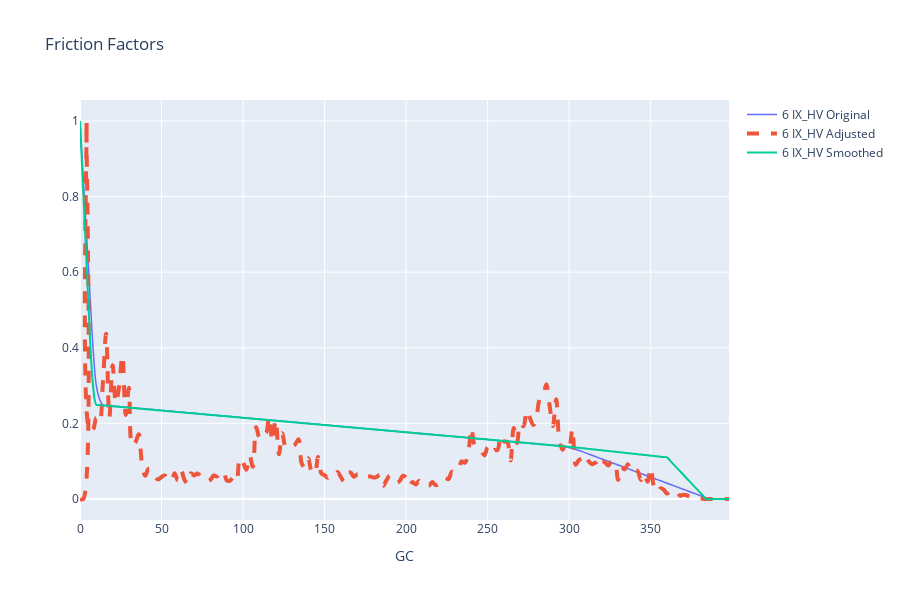

The code cell stored with this chart in its notebook:
### Code cell
# SMOOTHING

# backup will output a new CSV each time function is run... just to be safe
backup = False

dfSmoothedSetHolder = pd.DataFrame()
dfFFsForCharts = pd.DataFrame() # master dataframe

# loop through input dataframe
for index, row in dfCalibrationRounds.iterrows():
    
    rndindex = index

    # get trip purposes and tlf types for looping
    tps  = dfsFF[rndindex]['TRIPPURP'].unique().tolist()

    dfSmoothParams = pd.DataFrame()

    # r=root, d=directories, f = files
    for r, d, f in os.walk(os.path.join(os.path.join(os.path.join(dirIntermediate,str(index)),'manual_smoothing'))):
        for file in f:
            if file.endswith('.csv'):
                dfSmoothParams = pd.concat([dfSmoothParams,pd.read_csv(os.path.join(r, file))])
    if debug: display(dfSmoothParams)

    # create sets for give index
    dfOriginalSet = dfsFF[rndindex].copy()
    dfAdjustedSet = dfsFFAdj[rndindex][['TRIPPURP','TLFTYPE','BIN','FF_ADJ']].copy()
    dfAdjustedSet.columns = (['TRIPPURP','TLFTYPE','BIN','FF'])
    dfSmoothedSet = dfAdjustedSet.copy() # copy of adjusted since this is where it starts
    
    # add column for round values
    dfOriginalSet['FF_CALIB_ROUND'] = rndindex
    dfAdjustedSet['FF_CALIB_ROUND'] = rndindex
    dfSmoothedSet['FF_CALIB_ROUND'] = rndindex

    dfOriginalSet['OAS'] = 'Original'
    dfAdjustedSet['OAS'] = 'Adjusted'
    dfSmoothedSet['OAS'] = 'Smoothed'

    if debug: display(dfAdjustedSet)

    # go through all trip purposes
    for tp in tps:
        if debug: print (tp)

        # make copy of filtered dataframe for working
        dfSmthSetTP = dfSmoothedSet[(dfSmoothedSet['TRIPPURP']==tp)].copy()

        # make copy of filtered manual adjustments for working
        dfSmthPrmForTP = dfSmoothParams[(dfSmoothParams['TRIPPURP']==tp)].copy()

        # smoothing is done row-by-row from the parameters file
        for index, row in dfSmthPrmForTP.iterrows():

            paramindex = index
            _binfrom = row['BIN_FROM']
            _binto   = row['BIN_TO']

            # show before if debug set to 1
            if(row['DEBUG_TOGGLE']==1):
                pd.set_option('display.max_rows', None)
                display(dfSmthSetTP[(dfSmthSetTP['BIN'].between(_binfrom,_binto))])
                pd.set_option('display.max_rows', 10)

            # linear adjustment
            if row['LINEAR_TOGGLE']:
                #print('linear')

                numPNTS = len(dfSmthSetTP[(dfSmthSetTP['BIN'].between(_binfrom,_binto))].index)
                bgnFFAdj = dfSmthSetTP[(dfSmthSetTP['BIN']==_binfrom)]['FF'].values[0]
                endFFAdj = dfSmthSetTP[(dfSmthSetTP['BIN']==_binto  )]['FF'].values[0]

                # interpolate with np
                interpolates = np.linspace(bgnFFAdj, endFFAdj, numPNTS)

                # display for debugging
                if(row['DEBUG_TOGGLE']==1):
                    display('Bgn Freq ' + str(bgnFFAdj))
                    display('End Freq ' + str(endFFAdj))
                    display('Size ' + str(numPNTS))
                    display('Interpolates ' + str(interpolates))

                dfSmthSetTP.loc[(dfSmthSetTP['BIN'].between(_binfrom,_binto)), 'FF'] = interpolates

            # moving average adjustment
            if row['MOVAVG_REACH']>0:
                
                maxbin = dfSmthSetTP.loc[dfSmthSetTP['BIN'].idxmax()]['BIN']
                
                # add zeros to keep moving average
                dfZeros = dfSmthSetTP.copy()
                dfZeros['BIN'] += maxbin + binsize
                dfZeros['FF'] = 0
                dfSmthSetTP = pd.concat([dfSmthSetTP, dfZeros], ignore_index=True)
                
                # reach is on either side, so average extents is reach 2 + 1 with min periods for the shoulders, shift moves the avergage to center on bin
                # moving average is calculated for entire dataset and then only applied to BIN_FROM-BIN_TO range
                dfRolling = dfSmthSetTP['FF'].rolling(row['MOVAVG_REACH']*2+1, min_periods=1).mean().shift(-1 * row['MOVAVG_REACH'])

                # debug
                if(row['DEBUG_TOGGLE']==1): display(dfRolling)
                    
                dfSmthSetTP.loc[dfSmthSetTP['BIN'].between(_binfrom,_binto),'FF'] = dfRolling                
                
                # trim back to maxbin
                dfSmthSetTP = dfSmthSetTP[dfSmthSetTP['BIN']<=maxbin]
            
            # adjust frequency by override
            if row['FF_OVERRIDE']>0:
                dfSmthSetTP.loc[(dfSmthSetTP['BIN'].between(_binfrom,_binto)),'FF'] = row['FF_OVERRIDE']

            # adjust frequency by relative amount
            dfSmthSetTP.loc[(dfSmthSetTP['BIN'].between(_binfrom,_binto)),'FF'] += row['FFADJ_REL']

            # set frequency to zero
            if row['FF_ZERO_TOGGLE']==1:
                dfSmthSetTP.loc[(dfSmthSetTP['BIN'].between(_binfrom,_binto)),'FF'] = 0

            # copy from previous round
            if row['NOADJ_TOGGLE']==1:
                dfNoAdj = dfOriginalSet[(dfOriginalSet['TRIPPURP']==tp)].copy()
                dfSmthSetTP.loc[(dfSmthSetTP['BIN'].between(_binfrom,_binto)),'FF'] = dfNoAdj[(dfNoAdj['BIN'].between(_binfrom,_binto))]['FF'].tolist()

            # show after if debug set to 1
            if(row['DEBUG_TOGGLE']==1):
                pd.set_option('display.max_rows', None)
                display(dfSmthSetTP[(dfSmthSetTP['BIN'].between(_binfrom,_binto))])
                pd.set_option('display.max_rows', 10)

            if debug: display(dfSmthSetTP)

        dfSmoothedSetHolder = pd.concat([dfSmoothedSetHolder, dfSmthSetTP], ignore_index=True)

    if debug: display(dfSmoothedSetHolder)

    # combine dataframes... smoothed with observed
    dfFFsForCharts = pd.concat([dfFFsForCharts,dfOriginalSet,dfAdjustedSet,dfSmoothedSetHolder], ignore_index=True)

if debug: display(dfFFsForCharts)

# MAKE INTERACTIVE CHART
py.offline.init_notebook_mode(connected=True)

lstCalibRnd  = dfFFsForCharts['FF_CALIB_ROUND'].unique().tolist() # iterative round names
lstTripPurp  = dfFFsForCharts['TRIPPURP'      ].unique().tolist() # HBW, HBShp, HBOth,...
lstOAS       = dfFFsForCharts['OAS'           ].unique().tolist() # Original, Adjusted, Smoothed

# multi select
selectCalibRnd  = widgets.SelectMultiple(options=lstCalibRnd, value=(lstCalibRnd[-1],), description='Calib Round')
selectTripPurp  = widgets.SelectMultiple(options=lstTripPurp, value=('IX_HV',), description='Trip Purpose')
selectOAS       = widgets.SelectMultiple(options=lstOAS, value=('Original','Adjusted','Smoothed'), description='OAS')

# single select
selectPreset    = widgets.Select(options=dfZoomPresets['PRESET'].tolist(), value='All', description='Zoom Presets')

##custom extents
#xmin = widgets.Text(value='0', description='X Min',style={'width':50, 'description_width': '30'})
#xmax = widgets.Text(value='60', description='X Max',style={'width':50, 'description_width': '30'})
#ymin = widgets.Text(value='0', description='Y Min',style={'width':'50', 'description_width': '30'})
#ymax = widgets.Text(value='.01', description='Y Max',style={'width':50, 'description_width': '30'})

#container1 = widgets.HBox([selectCalibRnd, selectTripPurp, selectOAS, selectPreset])
#container2 = widgets.VBox([xmin, xmax, ymin, ymax])
#container3 = widgets.HBox([container1, container2])

#ui = container3

#out = widgets.interactive_output(update_plot_ff, {'calibrnds':selectCalibRnd, 'trippurps':selectTripPurp, 'oass':selectOAS, 'zoompreset':selectPreset, 'xmin':xmin, 'xmax':xmax, 'ymin':ymin, 'ymax':ymax})
#display(ui, out)

#widgets.interactive(update_plot_ff, calibrnds=selectCalibRnd, trippurps=selectTripPurp, oass=selectOAS, zoompreset=selectPreset, xmin=xmin, xmax=xmax, ymin=ymin, ymax=ymax)
widgets.interactive(update_plot_ff, calibrnds=selectCalibRnd, trippurps=selectTripPurp, oass=selectOAS, zoompreset=selectPreset)

### Figure 1 — Plotly figure (JSON) as saved in the notebook; plotly's stock layout.template omitted (floating-point values rounded to 4 significant figures; data arrays with more than 128 entries replaced by an {"elided": "..."} marker saying what was removed)
{"data": [{"line": {"dash": "solid", "shape": "spline", "width": 1.5}, "mode": "lines", "name": "6 IX_HV Original", "type": "scatter", "x": {"elided": "200 int values"}, "y": {"elided": "200 float values"}}, {"line": {"dash": "dash", "shape": "spline", "width": 4}, "mode": "lines", "name": "6 IX_HV Adjusted", "type": "scatter", "x": {"elided": "200 int values"}, "y": {"elided": "200 float values"}}, {"line": {"dash": "solid", "shape": "spline", "width": 2}, "mode": "lines", "name": "6 IX_HV Smoothed", "type": "scatter", "x": {"elided": "200 int values"}, "y": {"elided": "200 float values"}}], "layout": {"height": 600, "title": {"text": "Friction Factors"}, "xaxis": {"range": [null, null], "title": {"text": "GC"}}, "yaxis": {"range": [null, null], "title": {"text": ""}}}}
